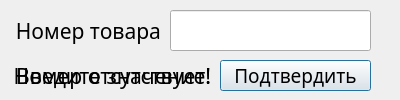
<?xml version="1.0" encoding="UTF-8"?>
<ui version="4.0">
 <class>DialogListAdd3</class>
 <widget class="QDialog" name="DialogListAdd3">
  <property name="geometry">
   <rect>
    <x>0</x>
    <y>0</y>
    <width>400</width>
    <height>100</height>
   </rect>
  </property>
  <property name="minimumSize">
   <size>
    <width>400</width>
    <height>100</height>
   </size>
  </property>
  <property name="maximumSize">
   <size>
    <width>400</width>
    <height>100</height>
   </size>
  </property>
  <property name="windowTitle">
   <string>Добавление товара в корзину</string>
  </property>
  <property name="windowIcon">
   <iconset>
    <normaloff>icons/logo.ico</normaloff>icons/logo.ico</iconset>
  </property>
  <widget class="QLabel" name="number_label_3">
   <property name="geometry">
    <rect>
     <x>10</x>
     <y>10</y>
     <width>151</width>
     <height>41</height>
    </rect>
   </property>
   <property name="font">
    <font>
     <family>Rubik Medium</family>
     <pointsize>16</pointsize>
    </font>
   </property>
   <property name="text">
    <string>Номер товара</string>
   </property>
   <property name="alignment">
    <set>Qt::AlignRight|Qt::AlignTrailing|Qt::AlignVCenter</set>
   </property>
  </widget>
  <widget class="QPushButton" name="btn_list_delete3">
   <property name="geometry">
    <rect>
     <x>220</x>
     <y>60</y>
     <width>151</width>
     <height>31</height>
    </rect>
   </property>
   <property name="font">
    <font>
     <family>Rubik Medium</family>
     <pointsize>14</pointsize>
    </font>
   </property>
   <property name="text">
    <string>Подтвердить</string>
   </property>
  </widget>
  <widget class="QLabel" name="warn_label1_3">
   <property name="geometry">
    <rect>
     <x>10</x>
     <y>60</y>
     <width>201</width>
     <height>31</height>
    </rect>
   </property>
   <property name="font">
    <font>
     <family>Rubik Medium</family>
     <pointsize>16</pointsize>
    </font>
   </property>
   <property name="text">
    <string>Введите значение!</string>
   </property>
   <property name="alignment">
    <set>Qt::AlignRight|Qt::AlignTrailing|Qt::AlignVCenter</set>
   </property>
  </widget>
  <widget class="QLineEdit" name="number_text_3">
   <property name="geometry">
    <rect>
     <x>170</x>
     <y>10</y>
     <width>201</width>
     <height>41</height>
    </rect>
   </property>
   <property name="font">
    <font>
     <family>Rubik Medium</family>
     <pointsize>16</pointsize>
    </font>
   </property>
  </widget>
  <widget class="QLabel" name="warn_label2_3">
   <property name="geometry">
    <rect>
     <x>0</x>
     <y>60</y>
     <width>211</width>
     <height>31</height>
    </rect>
   </property>
   <property name="font">
    <font>
     <family>Rubik Medium</family>
     <pointsize>16</pointsize>
    </font>
   </property>
   <property name="text">
    <string>Номер отсутствует!</string>
   </property>
   <property name="alignment">
    <set>Qt::AlignRight|Qt::AlignTrailing|Qt::AlignVCenter</set>
   </property>
  </widget>
 </widget>
 <resources/>
 <connections/>
</ui>
